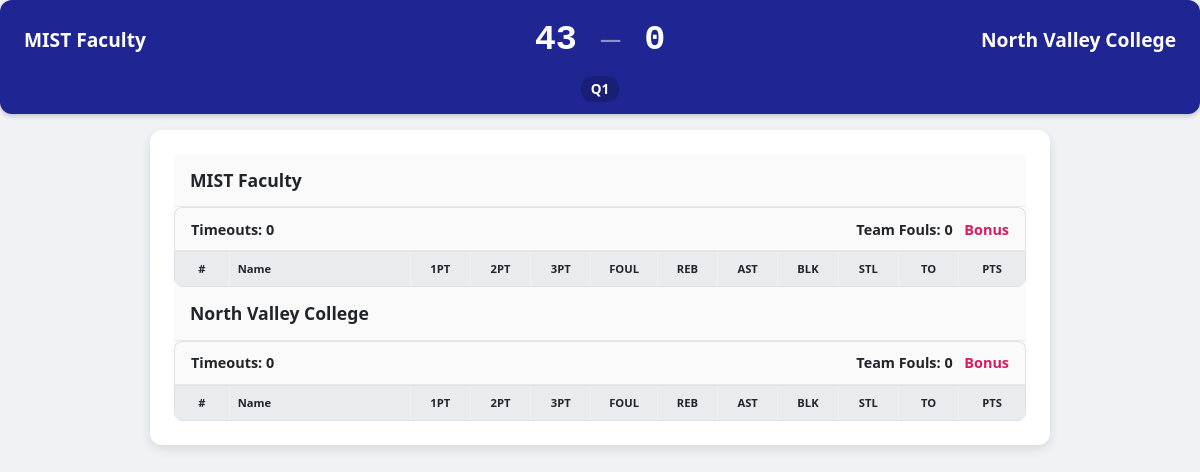
Page /spectator_view.php?game_id=2539 (signed in) on the earlier database version.
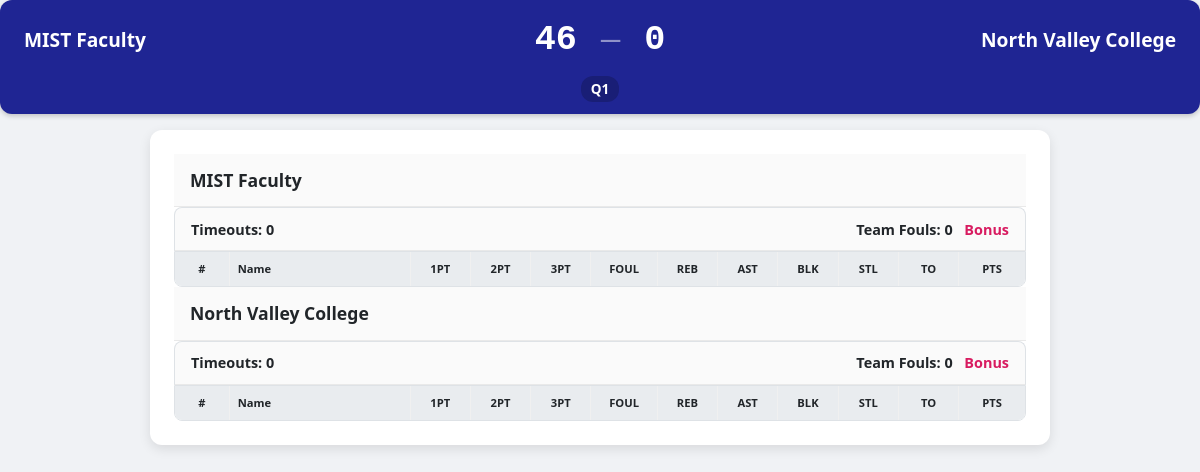
Same page on the later database version.
### tables this page shows
CREATE TABLE IF NOT EXISTS `game` (
  `id` int NOT NULL AUTO_INCREMENT,
  `category_id` int NOT NULL,
  `hometeam_id` int DEFAULT NULL,
  `awayteam_id` int DEFAULT NULL,
  `winnerteam_id` int DEFAULT NULL,
  `cluster_id` int DEFAULT NULL,
  `hometeam_score` int NOT NULL DEFAULT '0',
  `awayteam_score` int NOT NULL DEFAULT '0',
  `round` int NOT NULL DEFAULT '1',
  `round_name` varchar(50) DEFAULT NULL,
  `stage` varchar(50) NOT NULL DEFAULT 'Group Stage',
  `bracket_type` enum('winner','loser','grand_final') DEFAULT NULL,
  `match_display_number` int DEFAULT NULL,
  `match_name` varchar(255) DEFAULT NULL,
  `game_date` timestamp NULL DEFAULT NULL,
  `game_status` enum('Pending','Final') DEFAULT NULL,
  `created_at` timestamp NOT NULL DEFAULT CURRENT_TIMESTAMP,
  `updated_at` timestamp NOT NULL DEFAULT CURRENT_TIMESTAMP,
  `home_placeholder` varchar(255) DEFAULT NULL,
  `away_placeholder` varchar(255) DEFAULT NULL,
  `winner_advances_to_game_id` int DEFAULT NULL,
  `winner_advances_to_slot` enum('home','away') DEFAULT NULL,
  `loser_advances_to_game_id` int DEFAULT NULL,
  `loser_advances_to_slot` enum('home','away') DEFAULT NULL,
  PRIMARY KEY (`id`),
  KEY `category_id` (`category_id`),
  KEY `hometeam_id` (`hometeam_id`),
  KEY `awayteam_id` (`awayteam_id`),
  KEY `winnerteam_id` (`winnerteam_id`),
  KEY `cluster_id` (`cluster_id`)
);

CREATE TABLE IF NOT EXISTS `team` (
  `id` int NOT NULL AUTO_INCREMENT,
  `team_name` varchar(50) NOT NULL,
  `category_id` int NOT NULL,
  `cluster_id` int DEFAULT NULL,
  `seed` int DEFAULT NULL,
  `playoff_seed` int DEFAULT NULL,
  `bracket_position` int DEFAULT NULL,
  PRIMARY KEY (`id`),
  KEY `category_id` (`category_id`),
  KEY `cluster_id` (`cluster_id`)
);

### spectator_view.php (the view, shortened to what this page needs)
<?php
require_once 'db.php';
$game_id = $_GET['game_id'] ?? '';
$stmt = $pdo->prepare("
    SELECT g.*, t1.team_name AS home_team_name, t2.team_name AS away_team_name
    FROM game g
    LEFT JOIN team t1 ON g.hometeam_id = t1.id
    LEFT JOIN team t2 ON g.awayteam_id = t2.id
    WHERE g.id = ?
");
$stmt->execute([$game_id]);
$game = $stmt->fetch(PDO::FETCH_ASSOC);
?>
<!DOCTYPE html>
<html lang="en">
<head>
    <link rel="stylesheet" href="style.css">
    <link rel="stylesheet" href="game.css">
</head>
<body>
<div class="score-display">
    <div class="scoreboard-main">
        <div class="team-info home">
            <span class="team-name" id="home_team_name"><?php echo htmlspecialchars($game['home_team_name']); ?></span>
        </div>
        <div class="scores">
            <span class="score" id="scoreA"><?php echo $game['hometeam_score'] ?? 0; ?></span>
            <span class="separator">—</span>
            <span class="score" id="scoreB"><?php echo $game['away_team_score'] ?? 0; ?></span>
        </div>
        <div class="team-info away">
            <span class="team-name" id="away_team_name"><?php echo htmlspecialchars($game['away_team_name']); ?></span>
        </div>
    </div>
    <div class="quarter-display" id="quarterDisplay">Q1</div>
</div>
<div class="game-manager-container">
    <div class="team-box">
        <div class="team-table-title"><?php echo htmlspecialchars($game['home_team_name']); ?></div>
        <div class="team-stats-header">
            <span>Timeouts: <span id="timeoutsA">0</span></span>
            <span>Team Fouls: <span id="foulsA">0</span> <strong id="bonus-teamA" class="bonus-indicator">Bonus</strong></span>
        </div>
        <div class="table-wrapper">
            <table>
                <thead><tr><th>#</th><th>Name</th><th>1PT</th><th>2PT</th><th>3PT</th><th>FOUL</th><th>REB</th><th>AST</th><th>BLK</th><th>STL</th><th>TO</th><th>PTS</th></tr></thead>
            </table>
        </div>
    </div>
    <div class="team-box">
        <div class="team-table-title"><?php echo htmlspecialchars($game['away_team_name']); ?></div>
        <div class="team-stats-header">
            <span>Timeouts: <span id="timeoutsB">0</span></span>
            <span>Team Fouls: <span id="foulsB">0</span> <strong id="bonus-teamB" class="bonus-indicator">Bonus</strong></span>
        </div>
        <div class="table-wrapper">
            <table>
                <thead><tr><th>#</th><th>Name</th><th>1PT</th><th>2PT</th><th>3PT</th><th>FOUL</th><th>REB</th><th>AST</th><th>BLK</th><th>STL</th><th>TO</th><th>PTS</th></tr></thead>
            </table>
        </div>
    </div>
</div>
</body>
</html>

Differences in the rows shown:
changed game "MIST Faculty": hometeam_score "43" → "46"
